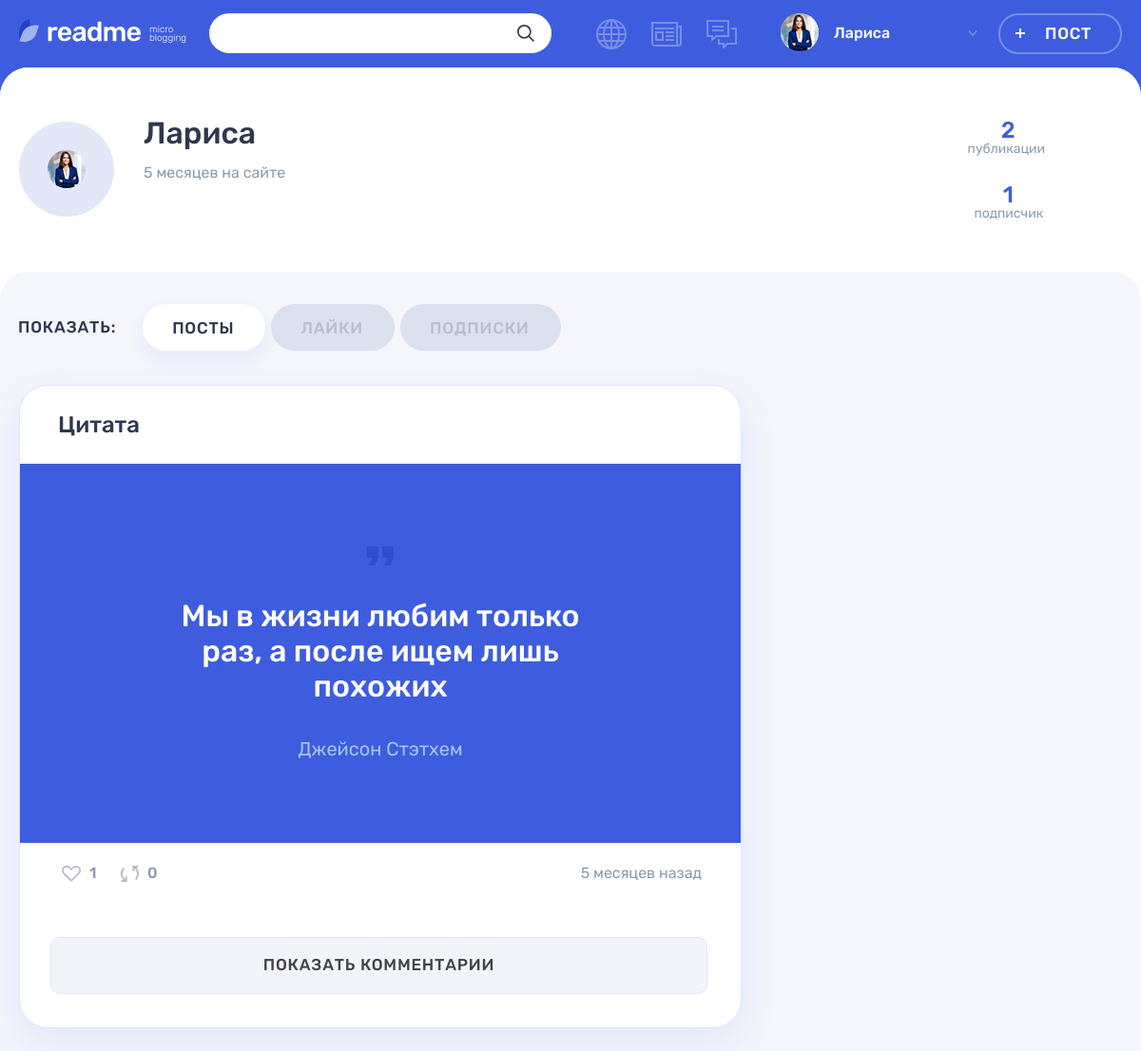
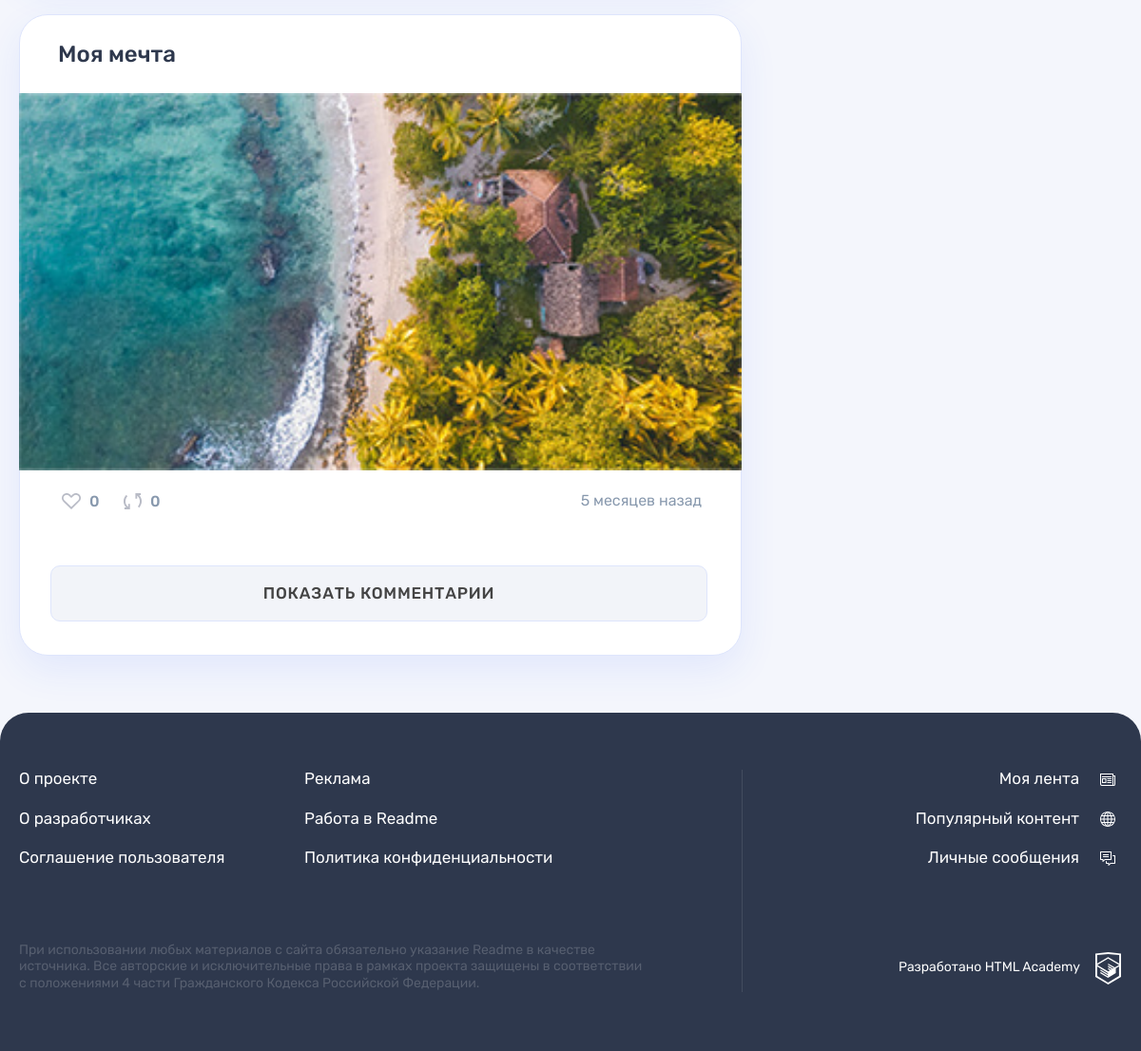
Page /profile.php?id=1 (signed in) on the committed database (2 pictures, top to bottom).
### tables this page shows
CREATE TABLE users
(
  id       INT AUTO_INCREMENT PRIMARY KEY,
  dt_add   TIMESTAMP DEFAULT CURRENT_TIMESTAMP,
  email    VARCHAR(128) NOT NULL UNIQUE,
  login    VARCHAR(64)  NOT NULL,
  password VARCHAR(255) NOT NULL,
  avatar   VARCHAR(255)
);

### templates/profile.php (the view, shortened to what the rows shown need)
<main class="page__main page__main--profile">
    <div class="profile profile--default">
        <div class="profile__user-wrapper">
            <div class="profile__user user container">
                <div class="profile__user-info user__info">
                    <div class="profile__avatar user__avatar">
                        <img class="profile__picture user__picture" src="<?= $user['avatar'] ??
                        '' ?>" alt="Аватар пользователя">
                    </div>
                    <div class="profile__name-wrapper user__name-wrapper">
                        <span class="profile__name user__name"><?= $user['login'] ?? '' ?></span>
                        <time class="profile__user-time user__time" datetime="
                        <?= date_format(date_create($user['dt_add']
                            ?? ''), 'Y-m-d'); ?>"><?= print_date_diff($user['dt_add'] ?? '') ?>
                            на сайте
                        </time>
                    </div>
                </div>
            </div>
        </div>
        <div class="profile__tabs-wrapper tabs">
            <div class="container">
                <div class="profile__tab-content">
                    <?php if (isset($_GET['tab']) && $_GET['tab'] === 'likes') : ?>
                        <section class="profile__likes tabs__content tabs__content--active">
                            <h2 class="visually-hidden">Лайки</h2>
                            <?php if (!empty($liked_posts_of_user)) : ?>
                                <ul class="profile__likes-list">
                                    <?php foreach ($liked_posts_of_user as $post) : ?>
                                        <li class="post-mini post-mini--<?= $post['class_name'] ?? '' ?> post user">
                                            <div class="post-mini__user-info user__info">
                                                <div class="post-mini__avatar user__avatar">
                                                    <a class="user__avatar-link" href="profile.php?id=
                                                    <?= $post['like_user_id']
                                                    ?? '' ?>">
                                                        <img class="post-mini__picture user__picture" src="
                                                        <?= $post['avatar']
                                                        ?? '' ?>" alt="Аватар пользователя">
                                                    </a>
                                                </div>
                                                <div class="post-mini__name-wrapper user__name-wrapper">
                                                    <a class="post-mini__name user__name" href="profile.php?id=
                                                    <?= $post['like_user_id']
                                                    ?? '' ?>">
                                                        <span><?= $post['login'] ?? '' ?></span>
                                                    </a>
                                                    <div class="post-mini__action">
                                                        <span class="post-mini__activity user__additional">
                                                            Лайкнул вашу публикацию
                                                        </span>
                                                        <time class="post-mini__time user__additional"
                                                              datetime="
                                                              <?= date_format(
                                                                  date_create($post['like_dt_add'] ?? ''),
                                                                  'Y-m-d'
                                                              ); ?>">
                                                            <?= print_date_diff($post['like_dt_add'] ?? ''); ?>
                                                            назад
                                                        </time>
                                                    </div>
                                                </div>
                                            </div>
                                            <div class="post-mini__preview">
                                                <a class="post-mini__link" href="post.php?id=<?= $post['id'] ??
                                                '' ?>" title="Перейти на публикацию">
                                                    <?php if ($post['class_name'] === 'photo') : ?>
                                                        <div class="post-mini__image-wrapper">
                                                            <img class="post-mini__image" src="<?= $post['image'] ??
                                                            '' ?>" width="109" height="109" alt="Превью публикации">
                                                        </div>
                                                        <span class="visually-hidden">Фото</span>
                                                    <?php elseif ($post['class_name'] === 'text') : ?>
                                                        <span class="visually-hidden">Текст</span>
                                                        <svg class="post-mini__preview-icon" width="20" height="21">
                                                            <use xlink:href="#icon-filter-text"></use>
                                                        </svg>
                                                    <?php elseif ($post['class_name'] === 'video') : ?>
                                                        <div class="post-mini__image-wrapper">
                                                            <?= embed_youtube_cover($post['video'] ?? '', 109, 109); ?>
                                                            <span class="post-mini__play-big">
                                                            <svg class="post-mini__play-big-icon"
                                                                 width="12" height="13">
                                                            <use xlink:href="#icon-video-play-big"></use>
                                                            </svg>
                                                        </span>
                                                        </div>
                                                        <span class="visually-hidden">Видео</span>
                                                    <?php elseif ($post['class_name'] === 'quote') : ?>
                                                        <span class="visually-hidden">Цитата</span>
                                                        <svg class="post-mini__preview-icon" width="21" height="18">
                                                            <use xlink:href="#icon-filter-link"></use>
                                                        </svg>
                                                    <?php elseif ($post['class_name'] === 'link') : ?>
                                                        <span class="visually-hidden">Ссылка</span>
                                                        <svg class="post-mini__preview-icon" width="21" height="18">
                                                            <use xlink:href="#icon-filter-link"></use>
                                                        </svg>
                                                    <?php endif; ?>
                                                </a>
                                            </div>
                                        </li>
                                    <?php endforeach; ?>
                                </ul>
                            <?php endif; ?>
                        </section>
                    <?php else : ?>
                        <section class="profile__posts tabs__content tabs__content--active">
                            <?php if (!empty($user_posts)) : ?>
                                <?php foreach ($user_posts as $post) : ?>
                                    <article class="profile__post post post-<?= $post['class_name'] ?? '' ?>">
                                        <header class="post__header">
                                            <h2>
                                                <a href="post.php?id=<?= $post['id'] ?? '' ?>"><?= $post['title'] ??
                                                    '' ?></a>
                                            </h2>
                                        </header>
                                    </article>
                                <?php endforeach; ?>
                            <?php endif; ?>
                        </section>
                    <?php endif; ?>
                </div>
            </div>
        </div>
    </div>
</main>

### templates/layout.php (shortened to what the rows shown need)
<!DOCTYPE html>
<html lang="ru">
<head>
    <link rel="stylesheet" href="css/main.css">
</head>
<body class="page">
<header class="header">
    <div class="header__wrapper container">
        <div class="header__nav-wrapper">
            <nav class="header__nav">
                <ul class="header__user-nav">
                    <?php if (isset($user_name)) : ?>
                        <li class="header__profile">
                            <a class="header__profile-link" href="profile.php?id=<?= $_SESSION['user']['id'] ?>">
                                <div class="header__avatar-wrapper">
                                    <img class="header__profile-avatar" src="<?= $user_avatar ??
                                    '' ?>" alt="Аватар профиля">
                                </div>
                                <div class="header__profile-name">
                                <span>
                                    <?= $user_name ?>
                                </span>
                                    <svg class="header__link-arrow" width="10" height="6">
                                        <use xlink:href="#icon-arrow-right-ad"></use>
                                    </svg>
                                </div>
                            </a>
                        </li>
                        <li>
                            <a class="header__post-button button button--transparent" href="add.php">Пост</a>
                        </li>
                    <?php endif; ?>
                </ul>
            </nav>
        </div>
    </div>
</header>
<?= $main_content ?>
</body>
</html>

### rows in the picture
users: avatar (picture), login "Лариса", dt_add "5 месяцев"

### other values in the picture
$amount_of_user_posts "2"
$amount_of_user_followers "1"
$name "ПОСТЫ"
$name "ЛАЙКИ"
$name "ПОДПИСКИ"
$post['title'] "Цитата"
$post['text_content'] "Мы в жизни любим только раз, а после ищем лишь похожих"
$post['quote_author'] "Джейсон Стэтхем"
count_likes_of_post($con, $post['id']) "1"
count_reposts_of_post($con, $post['id']) "0"
print_date_diff($post['dt_add'] ?? '') "5 месяцев"
$post['title'] "Моя мечта"
count_likes_of_post($con, $post['id']) "0"
